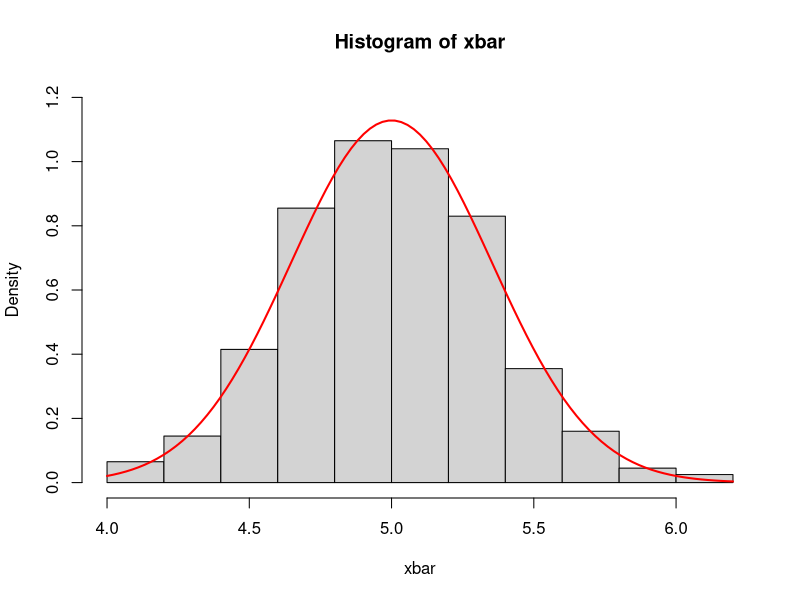
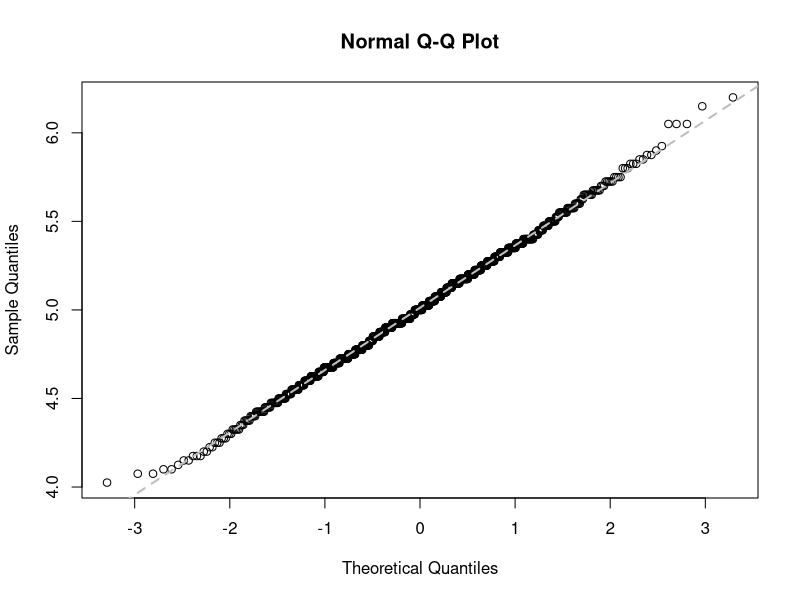

Generate these figures, in order, with R: (Note: this script raises an error after producing the figures.)

#simulated mean and variance of poisson distribution
set.seed(23)
xbar<- rep(0,1000)
for (i in 1:1000)
{x<-rpois(40,5)
xbar[i]<-mean(x)
print(paste("xbar[",i,"] = ",xbar[i]))
if (i %% 100 == 0) {
  print(paste("Completed", i, "of 1000 iterations..."))
}
}  
print("The for loop is complete.")
print(paste("the mean is:",mean(xbar)))
print(paste("the variance is:",round(var(xbar),digits=5)))

#comparing the distribution of the sample means with the 
#normal approximation by plotting a histogram of the sample means
hist(xbar, prob=TRUE, ylim = c(0,1.2))
curve(dnorm(x, mean=5, sd=sqrt(0.125)), add= TRUE, lwd=2, col="red")
#using default setting type 7, for cs1 we prefer type 5 or 6
#r uses (n+3)/4 and (3n+1)/4 for the lower and upper quartiles position
quantile(xbar)
# quantile using type 6
quantile(xbar, type =6)
# For a large sample size like 1000, the results for the different 
#types will be very similar, but for small datasets, the choice of type can make a noticeable difference
qnorm(0.25,mean=5, sd=sqrt(0.125))
qnorm(0.5,mean=5, sd=sqrt(0.125))
qnorm(0.75,mean=5, sd=sqrt(0.125))
# Create the Normal Q-Q plot
qqnorm(xbar)
# Add the reference line
qqline(xbar, col = "grey", lwd = 2,lty = 2)
skewness(xbar)


# Your xbar data (should be close to a straight line)
qqnorm(xbar, main = "Q-Q Plot for xbar (Approx. Normal)")
qqline(xbar, col = "red", lty = 2, lwd = 2)

# Generate heavy-tailed data (Student's t with 3 degrees of freedom)
heavy_tail_data <- rt(1000, df = 3)

# Generate light-tailed data (uniform distribution)
light_tail_data <- runif(1000)

# Heavy-tailed data (t-distribution)
qqnorm(heavy_tail_data, main = "Q-Q Plot for Heavy-Tailed Data - concave up and concave down")
qqline(heavy_tail_data, col = "red", lty = 2, lwd = 2)

# Light-tailed data (uniform distribution)
qqnorm(light_tail_data, main = "Q-Q Plot for Light-Tailed Data - concave down and concave up")
qqline(light_tail_data, col = "red", lty = 2, lwd = 2)

#graph of z distribution and t distribution

# 1. Create a sequence of x values (e.g., from -4 to 4)
x_values <- seq(-4, 4, length = 200)

# 2. Calculate the density for the Z-distribution (mean=0, sd=1)
# dnorm is used for the standard normal density
z_density <- dnorm(x_values)

# 3. Calculate the density for the t-distribution with df=10
df1 <- 10
t_density_10 <- dt(x_values, df1 )

# 4. Calculate the density for the t-distribution with df=2
df2 <- 2
t_density_2 <- dt(x_values, df2 )

# 5. Plot the Z-distribution first
plot(x_values, z_density,
     type = "l",          # Draw a line
     col = "red",   # Color the line red
     lwd = 2,             # Make the line slightly thicker
     xlab = "x",      # Label the x-axis
     ylab = "PDF",    # Label the y-axis
     main = bquote("Z-Distribution vs. " * t[10] * " Distribution"), # Add a title
     ylim = c(0, 0.4)     # Set the y-axis limits to fit both curves
)

# 6. Add the t_10 distribution line to the existing plot
lines(x_values, t_density_10,
      col = "blue",      # Color the line blue
      lwd = 2,           # Make the line slightly thicker
      lty = 2         # Use a dashed line type for contrast
)

# 7. Add the t_2 distribution line to the existing plot
lines(x_values, t_density_2,
      col = "orange",      # Color the line yellow
      lwd = 2,           # Make the line slightly thicker
      lty = 2         # Use a dashed line type for contrast
)


# 8. Add a legend to the plot
legend("topright",
       legend = c(
         bquote(italic("Z-distribution (SND)")),
         bquote(italic(t[.(df1)])), bquote(italic(t[.(df2)]))
       ),
       col = c("red", "blue", "orange"),
       lwd = 2,
       lty = c(1, 2),
       cex = 0.7          # Adjust legend size
)



#graph of f distribution for F_9,4 > 6, See page 261
# Degrees of freedom
df_num <- 9
df_den <- 4
critical_value_5pct <- qf(0.95, df1 = df_num, df2 = df_den) # 5.9988
test_statistic <- 6

# 1. Create a sequence of x values for the F-distribution curve
# Start from 0 (F-stat is always positive) and go a bit beyond 6
x <- seq(0, 10, length = 500)
# Calculate the density (height of the curve) for each x value
y <- df(x, df1 = df_num, df2 = df_den)

# 2. Plot the F-distribution curve
plot(x, y, type = "l", lwd = 2, col = "black",
     main = bquote("F-distribution with df (" * .(df_num) * "," * .(df_den) * ")"),
     xlab = "F-Statistic Value",
     ylab = "Density",
     ylim = c(0, 0.7))

# 3. Highlight the 5% Critical Value (5.999) - Shaded area is 0.05
# Define the coordinates for the shaded polygon area > 5.999
x_5pct_area <- seq(critical_value_5pct, 10, length = 100)
y_5pct_area <- df(x_5pct_area, df1 = df_num, df2 = df_den)
polygon(c(critical_value_5pct, x_5pct_area, 10), c(0, y_5pct_area, 0), col = "grey80", border = NA)

# 4. Highlight the Test Statistic Value (6.0) - Shaded area is 0.0264
# Define the coordinates for the smaller shaded area > 6
x_6_area <- seq(test_statistic, 10, length = 100)
y_6_area <- df(x_6_area, df1 = df_num, df2 = df_den)
polygon(c(test_statistic, x_6_area, 10), c(0, y_6_area, 0), col = "red", border = NA)


# 5. Add vertical lines for context
abline(v = critical_value_5pct, col = "grey50", lty = 2, lwd=2) # Dashed line for 5% point
abline(v = test_statistic, col = "red", lty = 1, lwd=2)       # Solid line for F=6


# 6. Add a legend
legend("topright",
       legend = c(
         "F-distribution PDF",
         bquote("Area >" * .(round(critical_value_5pct, 3)) * " (5% cutoff)"),
         bquote("Area > 6 (p-value " * .(round(pf(6, df1=9, df2=4, lower.tail=FALSE), 4)*100) * "%)")
       ),
       col = c("black", "grey80", "red"),
       lwd = c(2, NA, NA),
       fill = c(NA, "grey80", "red"),
       border = c(NA, "grey80", "red"),
       cex = 0.6
)
